Frame 1 (no input): blank canvas, image omitted
Frame 60 (no input): blank canvas, image omitted
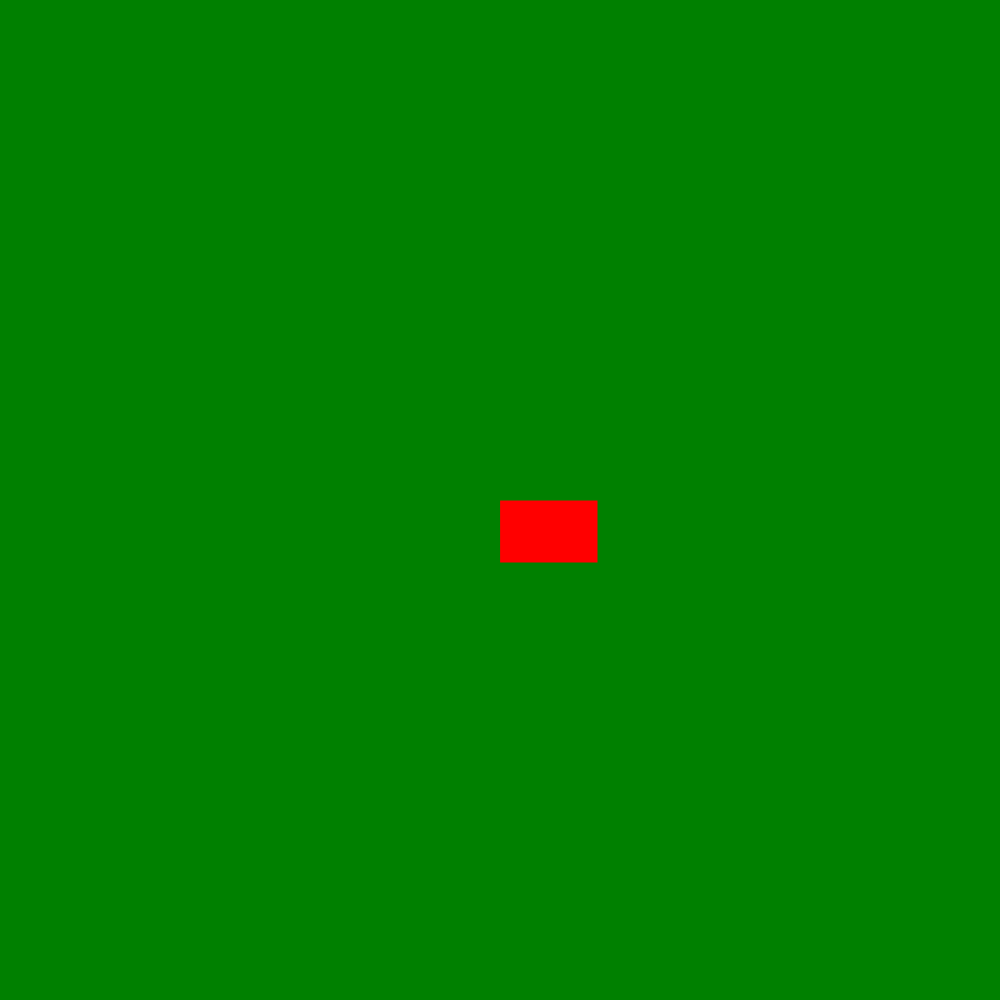
Frame 120 (the mouse pressed at the canvas centre since frame 60)

The p5.js sketch whose frames 1 and 60 were blank and that drew this single picture after the mouse press (run headless with seeded random() and noise() and a simulated clock; from frame 60 on, the mouse is pressed at the canvas centre):

// p5.js sketch
// ── sketch.js
function setup() {
  createCanvas(1000, 1000);
  background("green");
}

function draw() {
  
  
  stroke("green");
  fill("red");
 //  onsole.log(mouseIsPRES)
  
  if (mouseIsPressed){
  rect(mouseX, mouseY,98,63);{
    
  }
}
}
  
